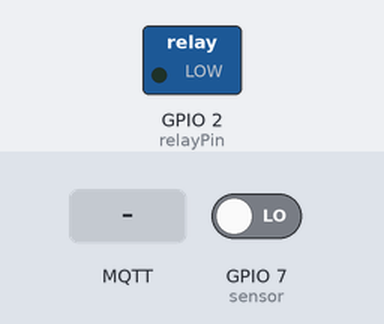
A sketch run on a simulated ESP8266 (NodeMCU). Shown: switched loads named in the sketch (green lamp = pin HIGH). The inputs (shaded band) are chosen by the test bench; at power-on: GPIO 7 (sensor) LOW. WiFi joins after 1.5 s; servers stay silent unless stated; no MQTT or app messages arrive unless stated; what the sketch prints to the serial monitor is not drawn.

Above: at 3.2 s.
3.3 s: MQTT message "LIGAR" arrives on the first subscribed topic
At 4.7 s:
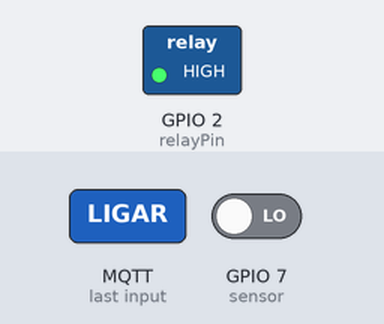
6.7 s: MQTT message "DESLIGAR" arrives on the first subscribed topic
At 7.5 s:
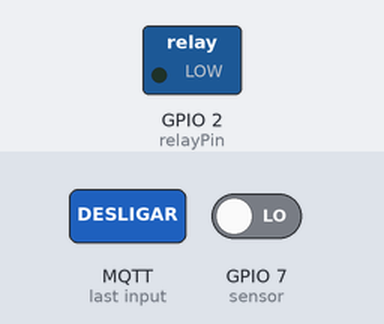
Timing chart, 0 to 9.7 s (numbered marks = the images above; inputs shaded):
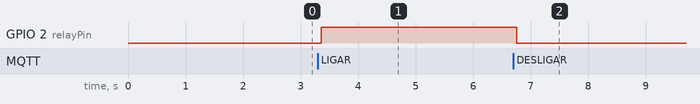

Measured:
- after the input at 3.3 s, GPIO 2 (relayPin): LOW → HIGH after 0.06 s
- after the input at 6.7 s, GPIO 2 (relayPin): HIGH → LOW after 0.06 s

The sketch:

cod-arduino.ino
```cpp
#include <ESP8266WiFi.h>
#include <PubSubClient.h>

const char* ssid = "SEU_SSID";
const char* password = "SUA_SENHA";

const char* mqtt_server = "BROKER_IP";
const char* mqtt_user = "USUARIO_MQTT";
const char* mqtt_pass = "SENHA_MQTT";

WiFiClient espClient;
PubSubClient client(espClient);

int relayPin = 2;

void callback(char* topic, byte* payload, unsigned int length) {
  String message = "";

  for (int i = 0; i < length; i++) {
    message += (char)payload[i];
  }

  if (message == "LIGAR") {
    digitalWrite(relayPin, HIGH);
  }
  else if (message == "DESLIGAR") {
    digitalWrite(relayPin, LOW);
  }
}

void setup() {
  Serial.begin(115200);

  WiFi.begin(ssid, password);
  while (WiFi.status() != WL_CONNECTED) {
    delay(1000);
    Serial.println("Conectando ao Wi-Fi...");
  }
  Serial.println("Conectado ao Wi-Fi!");

  client.setServer(mqtt_server, 1883);
  client.setCallback(callback);

  pinMode(relayPin, OUTPUT);
  digitalWrite(relayPin, LOW);
}

void reconnect() {
  while (!client.connected()) {
    Serial.print("Tentando conexão MQTT...");
    if (client.connect("ESP8266Client", mqtt_user, mqtt_pass)) {
      Serial.println("Conectado ao broker MQTT!");
      client.subscribe("lampada/status");
    } else {
      Serial.print("Falha ao conectar, rc=");
      Serial.print(client.state());
      delay(5000);
    }
  }
}

void loop() {
  if (!client.connected()) {
    reconnect();
  }
  client.loop();

  int pirState = digitalRead(7);  // Pino do sensor PIR
  if (pirState == HIGH) {
    Serial.println("MOVIMENTO DETECTADO!");
    // Envia para o MQTT que o movimento foi detectado
    client.publish("lampada/movimento", "Detectado");
  }
  delay(100);
}
```
